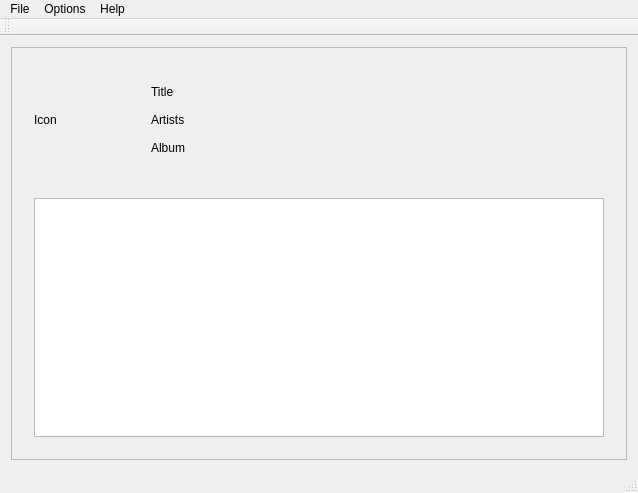
<?xml version="1.0" encoding="UTF-8"?>
<ui version="4.0">
 <class>MainWindow</class>
 <widget class="QMainWindow" name="MainWindow">
  <property name="geometry">
   <rect>
    <x>0</x>
    <y>0</y>
    <width>638</width>
    <height>493</height>
   </rect>
  </property>
  <property name="windowTitle">
   <string>MainWindow</string>
  </property>
  <widget class="QWidget" name="centralWidget">
   <layout class="QVBoxLayout" name="verticalLayout">
    <item>
     <widget class="QScrollArea" name="scrollArea">
      <property name="widgetResizable">
       <bool>true</bool>
      </property>
      <widget class="QWidget" name="scrollAreaWidgetContents">
       <property name="geometry">
        <rect>
         <x>0</x>
         <y>0</y>
         <width>614</width>
         <height>400</height>
        </rect>
       </property>
       <layout class="QVBoxLayout" name="verticalLayout_2">
        <item>
         <widget class="QWidget" name="widget" native="true">
          <layout class="QHBoxLayout" name="horizontalLayout">
           <item>
            <widget class="QLabel" name="lb_thumbnail">
             <property name="minimumSize">
              <size>
               <width>100</width>
               <height>100</height>
              </size>
             </property>
             <property name="maximumSize">
              <size>
               <width>100</width>
               <height>100</height>
              </size>
             </property>
             <property name="text">
              <string>Icon</string>
             </property>
            </widget>
           </item>
           <item>
            <widget class="QWidget" name="widget_3" native="true">
             <layout class="QVBoxLayout" name="verticalLayout_3">
              <item>
               <widget class="QLabel" name="lb_title">
                <property name="text">
                 <string>Title</string>
                </property>
                <property name="textFormat">
                 <enum>Qt::AutoText</enum>
                </property>
               </widget>
              </item>
              <item>
               <widget class="QLabel" name="lb_artists">
                <property name="text">
                 <string>Artists</string>
                </property>
               </widget>
              </item>
              <item>
               <widget class="QLabel" name="lb_album">
                <property name="text">
                 <string>Album</string>
                </property>
               </widget>
              </item>
             </layout>
            </widget>
           </item>
          </layout>
         </widget>
        </item>
        <item>
         <widget class="QWidget" name="widget_2" native="true">
          <layout class="QVBoxLayout" name="verticalLayout_4">
           <item>
            <widget class="QTextEdit" name="te_lyrics">
             <property name="readOnly">
              <bool>true</bool>
             </property>
            </widget>
           </item>
          </layout>
         </widget>
        </item>
       </layout>
      </widget>
     </widget>
    </item>
   </layout>
  </widget>
  <widget class="QMenuBar" name="menuBar">
   <property name="geometry">
    <rect>
     <x>0</x>
     <y>0</y>
     <width>638</width>
     <height>25</height>
    </rect>
   </property>
   <widget class="QMenu" name="menuFile">
    <property name="title">
     <string>File</string>
    </property>
   </widget>
   <widget class="QMenu" name="menuOptions">
    <property name="title">
     <string>Options</string>
    </property>
   </widget>
   <widget class="QMenu" name="menuHelp">
    <property name="title">
     <string>Help</string>
    </property>
   </widget>
   <addaction name="menuFile"/>
   <addaction name="menuOptions"/>
   <addaction name="menuHelp"/>
  </widget>
  <widget class="QToolBar" name="mainToolBar">
   <attribute name="toolBarArea">
    <enum>TopToolBarArea</enum>
   </attribute>
   <attribute name="toolBarBreak">
    <bool>false</bool>
   </attribute>
  </widget>
  <widget class="QStatusBar" name="statusBar"/>
 </widget>
 <layoutdefault spacing="6" margin="11"/>
 <resources/>
 <connections/>
</ui>
